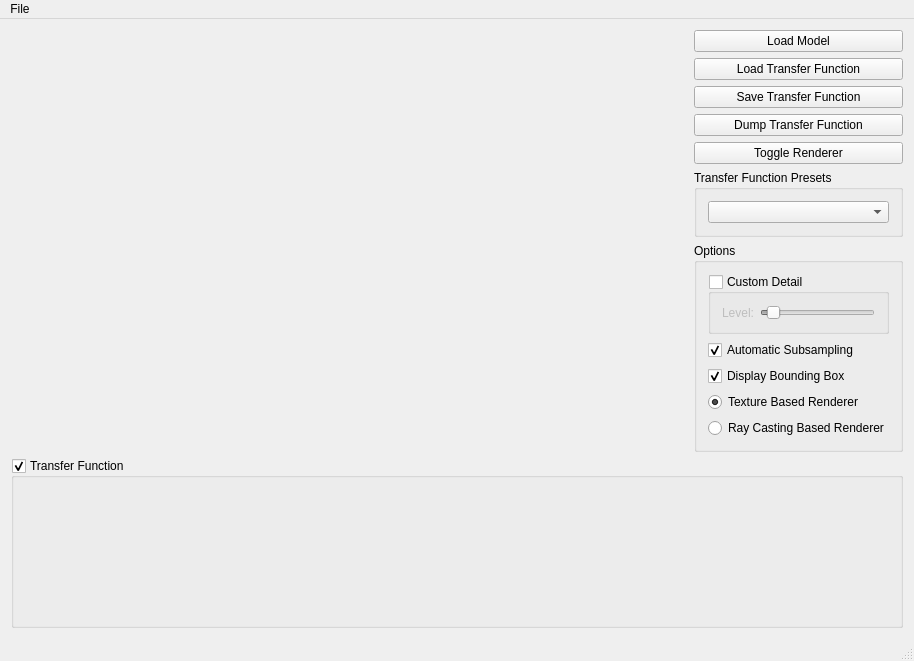
<?xml version="1.0" encoding="UTF-8"?>
<ui version="4.0">
 <class>MainWindow</class>
 <widget class="QMainWindow" name="MainWindow">
  <property name="geometry">
   <rect>
    <x>0</x>
    <y>0</y>
    <width>914</width>
    <height>620</height>
   </rect>
  </property>
  <property name="windowTitle">
   <string>MainWindow</string>
  </property>
  <widget class="QWidget" name="centralWidget">
   <layout class="QVBoxLayout" name="verticalLayout_2">
    <item>
     <layout class="QHBoxLayout" name="horizontalLayout" stretch="1,0">
      <item>
       <widget class="VolumeViewer" name="volumeViewer" native="true"/>
      </item>
      <item>
       <layout class="QVBoxLayout" name="verticalLayout" stretch="1,0,0,0,0,0,0">
        <item>
         <widget class="QPushButton" name="pbLoadModel">
          <property name="text">
           <string>Load Model</string>
          </property>
         </widget>
        </item>
        <item>
         <widget class="QPushButton" name="pbLoadTF">
          <property name="text">
           <string>Load Transfer Function</string>
          </property>
         </widget>
        </item>
        <item>
         <widget class="QPushButton" name="pbSaveTF">
          <property name="text">
           <string>Save Transfer Function</string>
          </property>
         </widget>
        </item>
        <item>
         <widget class="QPushButton" name="pbDumpTF">
          <property name="text">
           <string>Dump Transfer Function</string>
          </property>
         </widget>
        </item>
        <item>
         <widget class="QPushButton" name="pbToggleRenderer">
          <property name="text">
           <string>Toggle Renderer</string>
          </property>
         </widget>
        </item>
        <item>
         <widget class="QGroupBox" name="gbTransferFunctionPresets">
          <property name="toolTip">
           <string>Provides a collection of ready-made transfer functions</string>
          </property>
          <property name="title">
           <string>Transfer Function Presets</string>
          </property>
          <layout class="QVBoxLayout" name="verticalLayout_6">
           <item>
            <widget class="QComboBox" name="cbTransferFunctionPresets"/>
           </item>
          </layout>
         </widget>
        </item>
        <item>
         <widget class="QGroupBox" name="gbOptions">
          <property name="toolTip">
           <string>Enables to tweak the rendering</string>
          </property>
          <property name="title">
           <string>Options</string>
          </property>
          <layout class="QVBoxLayout" name="verticalLayout_5">
           <item>
            <widget class="QGroupBox" name="gbOptionsCustomDetail">
             <property name="toolTip">
              <string>If checked then the level of detail will be determined automatically, otherwise a user provided value will be used</string>
             </property>
             <property name="title">
              <string>Custom Detail</string>
             </property>
             <property name="checkable">
              <bool>true</bool>
             </property>
             <property name="checked">
              <bool>false</bool>
             </property>
             <layout class="QVBoxLayout" name="verticalLayout_3">
              <item>
               <layout class="QHBoxLayout" name="horizontalLayout_2">
                <item>
                 <widget class="QLabel" name="lblOptionsCustomDetailLevel">
                  <property name="text">
                   <string>Level:</string>
                  </property>
                 </widget>
                </item>
                <item>
                 <widget class="QSlider" name="sliderOptionsCustomDetailLevel">
                  <property name="minimum">
                   <number>1</number>
                  </property>
                  <property name="maximum">
                   <number>5000</number>
                  </property>
                  <property name="value">
                   <number>300</number>
                  </property>
                  <property name="orientation">
                   <enum>Qt::Horizontal</enum>
                  </property>
                 </widget>
                </item>
               </layout>
              </item>
             </layout>
            </widget>
           </item>
           <item>
            <widget class="QCheckBox" name="cbOptionsAutoSubsampling">
             <property name="toolTip">
              <string>Enables or disables rendering in low quality during manipulation with data.</string>
             </property>
             <property name="text">
              <string>Automatic Subsampling</string>
             </property>
             <property name="checked">
              <bool>true</bool>
             </property>
            </widget>
           </item>
           <item>
            <widget class="QCheckBox" name="cbOptionsDisplayBBox">
             <property name="toolTip">
              <string>Enables or disables displaying the red bounding box around the rendered image.</string>
             </property>
             <property name="text">
              <string>Display Bounding Box</string>
             </property>
             <property name="checked">
              <bool>true</bool>
             </property>
            </widget>
           </item>
           <item>
            <widget class="QRadioButton" name="rbOptionsTextureRenderer">
             <property name="toolTip">
              <string>Switches to rendering engine that uses the texturing algorithm</string>
             </property>
             <property name="text">
              <string>Texture Based Renderer</string>
             </property>
             <property name="checked">
              <bool>true</bool>
             </property>
            </widget>
           </item>
           <item>
            <widget class="QRadioButton" name="rbOptionsRayCastingRenderer">
             <property name="toolTip">
              <string>Switches to rendering engine that uses the ray casting algorithm</string>
             </property>
             <property name="text">
              <string>Ray Casting Based Renderer</string>
             </property>
            </widget>
           </item>
           <item>
            <spacer name="verticalSpacer">
             <property name="orientation">
              <enum>Qt::Vertical</enum>
             </property>
             <property name="sizeHint" stdset="0">
              <size>
               <width>20</width>
               <height>40</height>
              </size>
             </property>
            </spacer>
           </item>
          </layout>
          <zorder>verticalSpacer</zorder>
          <zorder>lblOptionsCustomDetailLevel</zorder>
          <zorder>cbOptionsAutoSubsampling</zorder>
          <zorder>rbOptionsTextureRenderer</zorder>
          <zorder>rbOptionsRayCastingRenderer</zorder>
          <zorder>sliderOptionsCustomDetailLevel</zorder>
          <zorder>cbOptionsDisplayBBox</zorder>
          <zorder>gbOptionsCustomDetail</zorder>
          <zorder>sliderOptionsCustomDetailLevel</zorder>
         </widget>
        </item>
       </layout>
      </item>
     </layout>
    </item>
    <item>
     <widget class="QGroupBox" name="gbTransferFunctionEditor">
      <property name="toolTip">
       <string>Enables or disables the use of transfer function</string>
      </property>
      <property name="title">
       <string>Transfer Function</string>
      </property>
      <property name="checkable">
       <bool>true</bool>
      </property>
      <layout class="QVBoxLayout" name="verticalLayout_4">
       <item>
        <widget class="TransferFunctionEditor" name="transferFuncEditor" native="true">
         <property name="minimumSize">
          <size>
           <width>0</width>
           <height>125</height>
          </size>
         </property>
         <property name="toolTip">
          <string>Provides means to modify the transfer function</string>
         </property>
        </widget>
       </item>
      </layout>
      <zorder>transferFuncEditor</zorder>
      <zorder>transferFuncEditor</zorder>
     </widget>
    </item>
   </layout>
  </widget>
  <widget class="QMenuBar" name="menuBar">
   <property name="geometry">
    <rect>
     <x>0</x>
     <y>0</y>
     <width>914</width>
     <height>18</height>
    </rect>
   </property>
   <widget class="QMenu" name="menuFile">
    <property name="title">
     <string>File</string>
    </property>
    <addaction name="actionLoadModel"/>
    <addaction name="actionLoadTransferFunction"/>
    <addaction name="actionSaveTransferFunction"/>
    <addaction name="separator"/>
    <addaction name="actionExit"/>
   </widget>
   <addaction name="menuFile"/>
  </widget>
  <widget class="QStatusBar" name="statusBar"/>
  <action name="actionLoadModel">
   <property name="text">
    <string>Load Model</string>
   </property>
  </action>
  <action name="actionLoadTransferFunction">
   <property name="text">
    <string>Load Transfer Function</string>
   </property>
  </action>
  <action name="actionSaveTransferFunction">
   <property name="text">
    <string>Save Transfer Function</string>
   </property>
  </action>
  <action name="actionExit">
   <property name="text">
    <string>Exit</string>
   </property>
  </action>
 </widget>
 <layoutdefault spacing="6" margin="11"/>
 <customwidgets>
  <customwidget>
   <class>VolumeViewer</class>
   <extends>QWidget</extends>
   <header>volume_viewer.h</header>
   <container>1</container>
   <slots>
    <slot>toggleRenderer()</slot>
   </slots>
  </customwidget>
  <customwidget>
   <class>TransferFunctionEditor</class>
   <extends>QWidget</extends>
   <header>transfer_function_editor.h</header>
   <container>1</container>
  </customwidget>
 </customwidgets>
 <resources/>
 <connections>
  <connection>
   <sender>pbLoadTF</sender>
   <signal>clicked()</signal>
   <receiver>MainWindow</receiver>
   <slot>handleLoadTF()</slot>
   <hints>
    <hint type="sourcelabel">
     <x>811</x>
     <y>69</y>
    </hint>
    <hint type="destinationlabel">
     <x>456</x>
     <y>309</y>
    </hint>
   </hints>
  </connection>
  <connection>
   <sender>pbSaveTF</sender>
   <signal>clicked()</signal>
   <receiver>MainWindow</receiver>
   <slot>handleSaveTF()</slot>
   <hints>
    <hint type="sourcelabel">
     <x>811</x>
     <y>98</y>
    </hint>
    <hint type="destinationlabel">
     <x>456</x>
     <y>309</y>
    </hint>
   </hints>
  </connection>
  <connection>
   <sender>pbLoadModel</sender>
   <signal>clicked()</signal>
   <receiver>MainWindow</receiver>
   <slot>handleLoadModel()</slot>
   <hints>
    <hint type="sourcelabel">
     <x>811</x>
     <y>40</y>
    </hint>
    <hint type="destinationlabel">
     <x>456</x>
     <y>309</y>
    </hint>
   </hints>
  </connection>
  <connection>
   <sender>pbDumpTF</sender>
   <signal>clicked()</signal>
   <receiver>MainWindow</receiver>
   <slot>handleDumpTF()</slot>
   <hints>
    <hint type="sourcelabel">
     <x>811</x>
     <y>127</y>
    </hint>
    <hint type="destinationlabel">
     <x>456</x>
     <y>309</y>
    </hint>
   </hints>
  </connection>
  <connection>
   <sender>actionSaveTransferFunction</sender>
   <signal>triggered()</signal>
   <receiver>MainWindow</receiver>
   <slot>handleSaveTF()</slot>
   <hints>
    <hint type="sourcelabel">
     <x>-1</x>
     <y>-1</y>
    </hint>
    <hint type="destinationlabel">
     <x>456</x>
     <y>309</y>
    </hint>
   </hints>
  </connection>
  <connection>
   <sender>actionLoadTransferFunction</sender>
   <signal>triggered()</signal>
   <receiver>MainWindow</receiver>
   <slot>handleLoadTF()</slot>
   <hints>
    <hint type="sourcelabel">
     <x>-1</x>
     <y>-1</y>
    </hint>
    <hint type="destinationlabel">
     <x>456</x>
     <y>309</y>
    </hint>
   </hints>
  </connection>
  <connection>
   <sender>actionLoadModel</sender>
   <signal>triggered()</signal>
   <receiver>MainWindow</receiver>
   <slot>handleLoadModel()</slot>
   <hints>
    <hint type="sourcelabel">
     <x>-1</x>
     <y>-1</y>
    </hint>
    <hint type="destinationlabel">
     <x>456</x>
     <y>309</y>
    </hint>
   </hints>
  </connection>
  <connection>
   <sender>actionExit</sender>
   <signal>triggered()</signal>
   <receiver>MainWindow</receiver>
   <slot>close()</slot>
   <hints>
    <hint type="sourcelabel">
     <x>-1</x>
     <y>-1</y>
    </hint>
    <hint type="destinationlabel">
     <x>456</x>
     <y>309</y>
    </hint>
   </hints>
  </connection>
  <connection>
   <sender>cbOptionsAutoSubsampling</sender>
   <signal>clicked()</signal>
   <receiver>MainWindow</receiver>
   <slot>handleAutoSubsamplingChange()</slot>
   <hints>
    <hint type="sourcelabel">
     <x>811</x>
     <y>326</y>
    </hint>
    <hint type="destinationlabel">
     <x>456</x>
     <y>309</y>
    </hint>
   </hints>
  </connection>
  <connection>
   <sender>rbOptionsRayCastingRenderer</sender>
   <signal>clicked()</signal>
   <receiver>MainWindow</receiver>
   <slot>handleRendererSwitch()</slot>
   <hints>
    <hint type="sourcelabel">
     <x>811</x>
     <y>398</y>
    </hint>
    <hint type="destinationlabel">
     <x>456</x>
     <y>309</y>
    </hint>
   </hints>
  </connection>
  <connection>
   <sender>rbOptionsTextureRenderer</sender>
   <signal>clicked()</signal>
   <receiver>MainWindow</receiver>
   <slot>handleRendererSwitch()</slot>
   <hints>
    <hint type="sourcelabel">
     <x>811</x>
     <y>374</y>
    </hint>
    <hint type="destinationlabel">
     <x>456</x>
     <y>309</y>
    </hint>
   </hints>
  </connection>
  <connection>
   <sender>pbToggleRenderer</sender>
   <signal>clicked()</signal>
   <receiver>volumeViewer</receiver>
   <slot>toggleRenderer()</slot>
   <hints>
    <hint type="sourcelabel">
     <x>811</x>
     <y>156</y>
    </hint>
    <hint type="destinationlabel">
     <x>361</x>
     <y>226</y>
    </hint>
   </hints>
  </connection>
  <connection>
   <sender>gbOptionsCustomDetail</sender>
   <signal>clicked()</signal>
   <receiver>MainWindow</receiver>
   <slot>handleDetailChange()</slot>
   <hints>
    <hint type="sourcelabel">
     <x>811</x>
     <y>285</y>
    </hint>
    <hint type="destinationlabel">
     <x>456</x>
     <y>309</y>
    </hint>
   </hints>
  </connection>
 </connections>
 <slots>
  <slot>handleLoadModel()</slot>
  <slot>handleLoadTF()</slot>
  <slot>handleSaveTF()</slot>
  <slot>handleDumpTF()</slot>
  <slot>handleAutoSubsamplingChange()</slot>
  <slot>handleRendererSwitch()</slot>
  <slot>handleDetailChange()</slot>
 </slots>
</ui>
